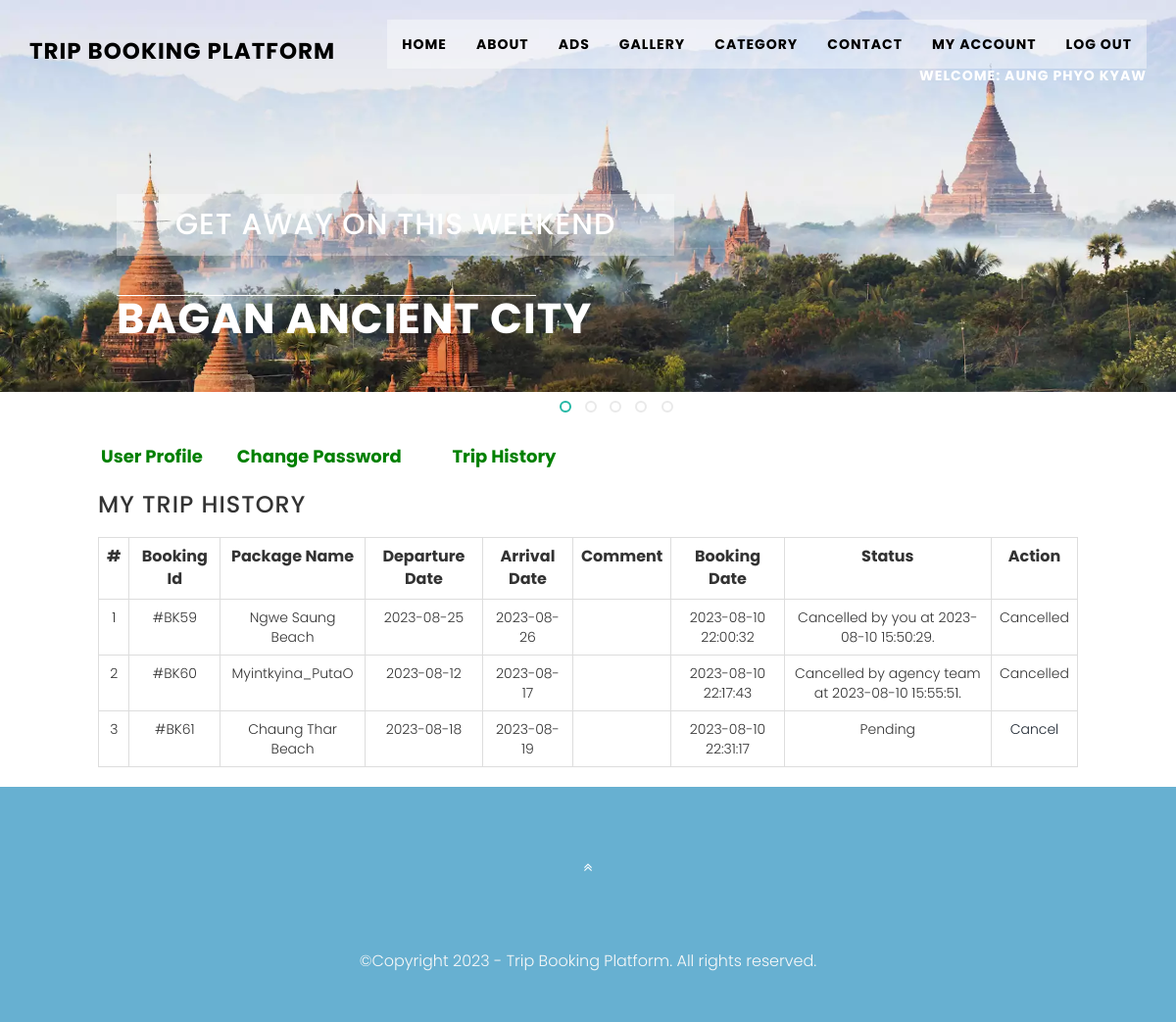
The app's page /myHistory.php (signed in) with its own data.
### tables this page shows
CREATE TABLE `customer` (
  `Id` int(11) NOT NULL,
  `Name` varchar(50) NOT NULL,
  `Email` varchar(50) NOT NULL,
  `Phone` bigint(11) NOT NULL,
  `Password` varchar(50) NOT NULL,
  `Create_Date` datetime NOT NULL DEFAULT current_timestamp()
);

CREATE TABLE `booking` (
  `BookingId` int(11) NOT NULL,
  `Name` varchar(100) NOT NULL,
  `Email` varchar(100) NOT NULL,
  `PhoneNo` bigint(20) NOT NULL,
  `PackageId` int(15) NOT NULL,
  `PackageName` varchar(1000) NOT NULL,
  `Price` int(15) NOT NULL,
  `Quantity` int(15) NOT NULL,
  `TotalPrice` int(15) NOT NULL,
  `DepartureDate` date NOT NULL,
  `ArrivalDate` date NOT NULL,
  `BookingDate` datetime NOT NULL DEFAULT current_timestamp(),
  `Message` varchar(1000) DEFAULT NULL,
  `Status` int(11) DEFAULT NULL,
  `CancelBy` varchar(100) DEFAULT NULL,
  `UpdationDate` timestamp NULL DEFAULT NULL ON UPDATE current_timestamp()
);

### myHistory.php (the view, shortened to what this page needs)
<!DOCTYPE html>
<html lang="en">
<head>
    <link href="css/bootstrap.min.css" rel="stylesheet" type="text/css">
    <link href="font-awesome/css/font-awesome.min.css" rel="stylesheet" type="text/css">
   <link href="css/animate.css" rel="stylesheet" />
    <link href="css/style.css" rel="stylesheet">
    <link href="color/default.css" rel="stylesheet">
</head>
<body id="page-top" data-spy="scroll" data-target=".navbar-custom">
<?php
include('function.php');
?>
<nav class="navbar navbar-custom navbar-fixed-top" role="navigation">
    <div class="container">
    <?php
        include('header.php');
    ?>
    </div>
</nav>
<?php include('slider.php'); ?>
<div style="height:50px"></div>
<div style="width:1000px; margin:auto" >
    <table style="cellpadding:0; cellspacing:0; width:500px;">
        <tr>
            <td style="padding:3px"><b><a href="myAccount.php" style="color:green; font-size:large;">User Profile</a></b></td>
            <td style="padding:3px"><b><a href="changePassword.php" style="color:green; font-size:large;">Change Password</a></b></td>
            <td style="padding:3px"><b><a href="myHistory.php" style="color:green; font-size:large;">Trip History</a></b></td>
        </tr>
    </table>  <br/>
    <h3 class="wow fadeInDown animated animated" data-wow-delay=".5s" style="visibility: visible; animation-delay: 0.5s; animation-name: fadeInDown;">My Trip History</h3> <br/>
    <form method="post">
        <table class="table table-bordered">
            <tr>
                <th>#</th>
                <th>Booking Id</th>
                <th>Package Name</th>
                <th>Departure Date</th>
                <th>Arrival Date</th>
                <th>Comment</th>
                <th>Booking Date</th>
                <th>Status</th>
                <th>Action</th>
            </tr>
            <?php
                if($_SESSION['name'])
                {
                    $cn=mysqli_connect("localhost","root","","trip");
                    $uemail=$_SESSION['login'];
                    $sql="select * from booking where Email='".$uemail."'";
                    $result=mysqli_query($cn,$sql);
                    $cnt=1;
                    while($data=mysqli_fetch_array($result))
                    {
            ?>
            <tr style="text-align:center">
                <td><?php echo $cnt;?></td>
                <td>#BK<?php echo $data[0];?></td>
                <td><?php echo $data[5]; ?></td>
                <td><?php echo $data[9];?></td>
                <td><?php echo $data[10];?></td>
                <td><?php echo $data[12];?></td>
                <td><?php echo $data[11];?></td>
                <td>
                    <?php
                    if($data[13]==0)
                    {
                        echo "Pending";
                    }
                    if($data[13]==2 and  $data[14]=='u')
                    {
                        echo "Cancelled by you at " .$data[15].".";
                    }
                    if($data[13]==2 and $data[14]=='a')
                    {
                        echo "Cancelled by agency team at " .$data[15].".";
                    }
                    ?>
                </td>
                <?php
                if($data[13]==2)
                {
                ?>
                <td>Cancelled</td>
                <?php
                }elseif($data[13]==1)
                {
                ?>
                <td>Confirmed</td>
                <?php
                }else{
                ?>
                <td><a href="myHistory.php?bkid=<?php echo $data[0];?>" onclick="return confirm('Do you really want to cancel booking')" >Cancel</a></td>
                <?php
                }
                ?>
            </tr>
                <?php
                    $cnt=$cnt+1;
                }
            }
                ?>
        </table>
    </form>
</div>
<footer>
        <div class="container">
            <div class="row">
                <div class="col-md-12 col-lg-12">
                    <div class="wow shake" data-wow-delay="0.4s">
                    <div class="page-scroll marginbot-30">
                        <a href="#intro" id="totop" class="btn btn-circle">
                            <i class="fa fa-angle-double-up animated"></i>
                        </a>
                    </div>
                    </div>
                    <p>&copy;Copyright 2023 - Trip Booking Platform. All rights reserved.</p>
                </div>
            </div>
        </div>
</footer>
</body>
</html>

### function.php (shortened to what this page needs)
<!DOCTYPE html PUBLIC "-//W3C//DTD XHTML 1.0 Transitional//EN" "http://www.w3.org/TR/xhtml1/DTD/xhtml1-transitional.dtd">
<html xmlns="http://www.w3.org/1999/xhtml">
<head>
</head>
<body>
</body>
</html>

### header.php (shortened to what this page needs)
<!DOCTYPE html>
<html lang="en">
<head>
    <link href="css/bootstrap.min.css" rel="stylesheet" type="text/css">
    <link href="font-awesome/css/font-awesome.min.css" rel="stylesheet" type="text/css">
    <link href="css/animate.css" rel="stylesheet" />
    <link href="css/style.css" rel="stylesheet">
    <link href="color/default.css" rel="stylesheet">
    <link href="style.css" rel="stylesheet">
    <link rel="stylesheet" href="https://unicons.iconscout.com/release/v4.0.0/css/line.css" />
</head>
<body>
 <?php
    if($_SESSION['login'])
    {
    ?>
        <div class="navbar-header page-scroll">
            <a class="navbar-brand" href="index.php" onclick="javascript:window.open('index.php#intro','_self')">
            <h1>Trip Booking Platform</h1>
            </a>
        </div>
        <div class="collapse navbar-collapse navbar-right navbar-main-collapse">
            <ul class="nav navbar-nav">
                <li><a href="index.php#intro" onclick="javascript:window.open('index.php#intro','_self')">Home</a></li>
                <li><a href="index.php#about" onclick="javascript:window.open('index.php#about','_self')">About</a></li>
                <li><a href="index.php#advertisement" onclick="javascript:window.open('index.php#advertisement','_self')">Ads</a></li>
                <li><a href="index.php#gallery" onclick="javascript:window.open('index.php#gallery','_self')">Gallery</a></li>
                <li><a href="category.php" onclick="javascript:window.open('category.php','_self')">Category</a></li>
                <li><a href="index.php#contact" onclick="javascript:window.open('index.php#contact','_self')">Contact</a></li>
                <li><a href="myAccount.php"  onclick="javascript:window.open('myAccount.php','_self')">My Account</a></li>
                <li><a href="logout.php" onclick="return confirm('Do you really want to logout?')" onclick="javascript:window.open('logout.php','_self')">Log Out</a></li>
            </ul>
            <?php
                 $cn=mysqli_connect("localhost","root","","trip");
                 $uid=$_SESSION['id'];
                 $sql="select * from customer where Id='".$uid."'";
                 $result=mysqli_query($cn,$sql);
                 while($data=mysqli_fetch_array($result))
                 {
            ?>
            <h5 align="right" style="color:white; font-weight:bold;"><b><?php echo"Welcome: ".$data[1]; ?></b></h5>
            <?php
                 }
            ?>
        </div>
    <?php
    }
    ?>
</body>
</html>

### slider.php (shortened to what this page needs)
<!DOCTYPE html PUBLIC "-//W3C//DTD XHTML 1.0 Transitional//EN" "http://www.w3.org/TR/xhtml1/DTD/xhtml1-transitional.dtd">
<html xmlns="http://www.w3.org/1999/xhtml">
<head>
<link href="category/stylecss.css" rel='stylesheet' type='text/css'/>
<link href="category/bootstrap.css" rel='stylesheet' type='text/css'/>
<link href="category/style.css" rel="stylesheet" type="text/css" media="all"/>
<link href="category/animate.css" rel="stylesheet" type="text/css" media="all">
</head>
<body>
			<div id="section-1" class="section">
			    <div id="top" class="callbacks_container">
			      <ul class="rslides" id="slider4">
			      <li>
                    <img src="img/slider/Bagan1.webp"  width="100%" height="200px" alt="">
                    <div class="caption">
                        <div class="header-info">
                            <h2><a href="#">Get Away On This Weekend</a></h2>
                            <lable></lable>
                            <h1><a href="#">BAGAN ANCIENT CITY</a></h1>
                        </div>
                    </div>
                  </li>
			      </ul>
			    </div>
				</div>
</body>
</html>

### css/style.css (style rules this page uses)
body { width: 100%; height: 100%; font-family: 'Lato',sans-serif; font-weight: 300; color: #666; background-color: #fff; }
html { width: 100%; height: 100%; }
h1, h2, h3, h4, h5, h6 { margin: 0 0 30px; text-transform: uppercase; font-family: Montserrat,sans-serif; font-weight: 700; letter-spacing: 1px; }
p { margin: 0 0 20px; font-size: 16px; line-height: 1.6em; }
a { color: #28c3ab; -webkit-transition: all .2s ease-in-out; -moz-transition: all .2s ease-in-out; transition: all .2s ease-in-out; }
.navbar { margin-bottom: 0; border-bottom: 1px solid rgba(255,255,255,.3); }
.navbar-brand { font-weight: 700; }
.navbar-brand { height: 40px; padding: 5px 15px; font-size: 18px; line-height: 1em; }
.navbar-brand h1 { color: #000000; font-size: 23px; font-weight:bold; line-height: 35px; width:fit-content; }
.nav.navbar-nav { background-color: rgba(255,255,255,.4); }
.navbar-custom ul.nav li a { font-size: 14px; letter-spacing: 1px; color: black; text-transform: uppercase; font-weight: bold; }
.navbar-custom .nav li a { -webkit-transition: background .3s ease-in-out; -moz-transition: background .3s ease-in-out; transition: background .3s ease-in-out; }
.marginbot-30 { margin-bottom:30px !important; }
footer { text-align: center; padding: 50px 0 ; }
footer p { color: #f8f8f8; }
.btn { border-radius: 0; text-transform: uppercase; font-family: Montserrat,sans-serif; font-weight: 400; -webkit-transition: all .3s ease-in-out; -moz-transition: all .3s ease-in-out; transition: all .3s ease-in-out; }
.btn-circle { width: 70px; height: 70px; margin-top: 15px; padding: 7px 16px; border: 2px solid #fff; border-radius: 50%; font-size: 40px; color: #fff; background: 0 0; -webkit-transition: background .3s ease-in-out; -moz-transition: background .3s ease-in-out; transition: background .3s ease-in-out; }
.page-scroll .btn-circle i.animated { -webkit-transition-property: -webkit-transform; -webkit-transition-duration: 1s; -moz-transition-property: -moz-transform; -moz-transition-duration: 1s; }
@media (min-width:767px) { .navbar { padding: 20px 0; border-bottom: 0; letter-spacing: 1px; background: 0 0; -webkit-transition: background .5s ease-in-out,padding .5s ease-in-out; -moz-transition: background .5s ease-in-out,padding .5s ease-in-out; transition: background .5s ease-in-out,padding .5s ease-in-out; } }
.container:after { content: "\0020"; display: block; height: 0; clear: both; visibility: hidden; }
.clearfix:before, .clearfix:after, .row:before, .row:after { content: '\0020'; display: block; overflow: hidden; visibility: hidden; width: 0; height: 0; }
.row:after, .clearfix:after { clear: both; }
.row, .clearfix { zoom: 1; }

### color/default.css (style rules this page uses)
a,.tp-caption a.btn:hover { color: #67b0d1; }
footer { background-color: #67b0d1; }

### style.css (style rules this page uses)
* { margin: 0; padding: 0; box-sizing: border-box; font-family: "Poppins", sans-serif; }
a { text-decoration: none; }
.nav { max-width: 1100px; width: 100%; margin: 0 auto; }
.nav, .nav_item { display: flex; height: 100%; align-items: center; justify-content: space-between; }

### myHistory.php (style rules this page uses)
table th { font-size:medium; font-style:bold; text-align:center; }

### records on screen
customer: Name "AUNG PHYO KYAW"
booking: BookingId "59", PackageName "Ngwe Saung Beach", DepartureDate "2023-08-25", ArrivalDate "2023-08-26", BookingDate "2023-08-10 22:00:32", UpdationDate "2023-08-10 15:50:29", Status "Cancelled"
booking: BookingId "60", PackageName "Myintkyina_PutaO", DepartureDate "2023-08-12", ArrivalDate "2023-08-17", BookingDate "2023-08-10 22:17:43", UpdationDate "2023-08-10 15:55:51", Status "Cancelled"
booking: BookingId "61", PackageName "Chaung Thar Beach", DepartureDate "2023-08-18", ArrivalDate "2023-08-19", BookingDate "2023-08-10 22:31:17", Status "Pending"
